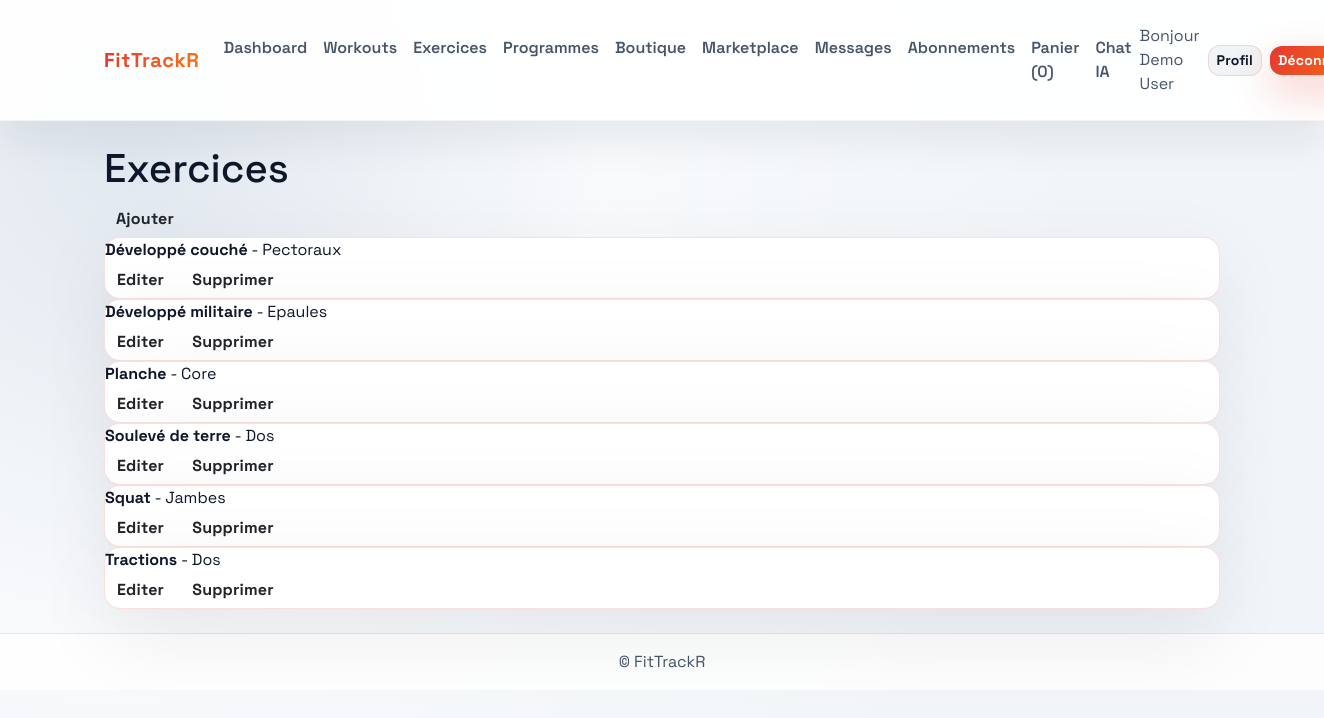
The page /workouts/exercises/ (signed in) on the database its author committed.
### users/models.py (models this page shows, shortened)
class CustomUser(AbstractBaseUser, PermissionsMixin):
    email = models.EmailField(unique=True)
    first_name = models.CharField(max_length=50, blank=True)
    last_name = models.CharField(max_length=50, blank=True)
    is_staff = models.BooleanField(default=False)
    is_active = models.BooleanField(default=True)
    date_joined = models.DateTimeField(default=timezone.now)
    objects = CustomUserManager()
    USERNAME_FIELD = "email"
    REQUIRED_FIELDS = []
    class Meta:
        ordering = ["-date_joined"]
    @property
    def full_name(self):
        return f"{self.first_name} {self.last_name}".strip() or self.email

### workouts/models.py (models this page shows, shortened)
class Exercise(models.Model):
    name = models.CharField(max_length=120)
    muscle_group = models.CharField(max_length=50, choices=MUSCLE_GROUPS)
    equipment = models.CharField(max_length=120, blank=True)
    description = models.TextField(blank=True)
    created_by = models.ForeignKey(settings.AUTH_USER_MODEL, on_delete=models.SET_NULL, null=True, blank=True)
    created_at = models.DateTimeField(auto_now_add=True)
    class Meta:
        ordering = ["name"]
        unique_together = ("name", "muscle_group")

### workouts/views.py (the view)
# urls.py: path("exercises/", views.exercise_list, name="exercise_list"),
@login_required
def exercise_list(request):
    exercises = Exercise.objects.all()
    return render(request, "workouts/exercise_list.html", {"exercises": exercises})

### messaging/context_processors.py (called while the page is built)
def messaging_counts(request):
    if not request.user.is_authenticated:
        return {}
    inbox_unread = request.user.received_messages.filter(is_read=False).count()
    pending_requests = request.user.received_friend_requests.filter(status="pending").count()
    return {
        "messaging_unread": inbox_unread,
        "messaging_pending_requests": pending_requests,
    }

### shop/cart.py (called while the page is built)
    def __len__(self):
        return sum(self.cart.values())

### shop/context_processors.py (called while the page is built)
def cart(request):
    return {"cart": Cart(request)}

### subscriptions/utils.py (called while the page is built)
def ensure_default_plans():
    for plan_data in DEFAULT_PLANS:
        Plan.objects.get_or_create(
            code=plan_data["code"],
            defaults={
                "name": plan_data["name"],
                "level": plan_data["level"],
                "price": plan_data["price"],
                "description": plan_data["description"],
                "workout_limit_per_week": plan_data.get("workout_limit_per_week"),
                "features": plan_data.get("features", ""),
            },
        )

def ensure_free_plan(user):
    ensure_default_plans()
    if Subscription.objects.filter(user=user, active=True).exists():
        return
    free_plan = Plan.objects.get(code="free")
    Subscription.objects.create(user=user, plan=free_plan)

### workouts/templates/workouts/exercise_list.html (shortened to what this page needs)
{% extends 'base.html' %}
{% block content %}
<div class="flex-between">
    <h1>Exercices</h1>
    <a class="btn" href="{% url 'workouts:exercise_create' %}">Ajouter</a>
</div>
{% for ex in exercises %}
    <div class="card flex-between">
        <div>
            <strong>{{ ex.name }}</strong> - {{ ex.get_muscle_group_display }}
        </div>
        <div>
            <a class="btn secondary" href="{% url 'workouts:exercise_update' ex.pk %}">Editer</a>
            <a class="btn secondary" href="{% url 'workouts:exercise_delete' ex.pk %}">Supprimer</a>
        </div>
    </div>
{% empty %}
    <p>Aucun exercice.</p>
{% endfor %}
{% endblock %}

### templates/base.html (shortened to what this page needs)
{% load static %}
<!doctype html>
<html lang="fr">
<head>
    <link href="https://cdn.jsdelivr.net/npm/bootstrap@5.3.3/dist/css/bootstrap.min.css" rel="stylesheet">
    <link rel="stylesheet" href="https://cdn.jsdelivr.net/npm/bootstrap-icons@1.11.3/font/bootstrap-icons.css">
    <link rel="stylesheet" href="{% static 'styles.css' %}">
</head>
<body class="app-body">
    <header>
        <nav class="navbar navbar-expand-lg navbar-light glass-nav sticky-top py-3">
            <div class="container-xl">
                <a class="navbar-brand brand-gradient" href="{% url 'dashboard:home' %}">FitTrackR</a>
                <div class="collapse navbar-collapse" id="navbarNav">
                    <ul class="navbar-nav me-auto mb-2 mb-lg-0">
                        <li class="nav-item"><a class="nav-link nav-link-soft" href="{% url 'dashboard:home' %}">Dashboard</a></li>
                        <li class="nav-item"><a class="nav-link nav-link-soft" href="{% url 'workouts:workout_list' %}">Workouts</a></li>
                        <li class="nav-item"><a class="nav-link nav-link-soft" href="{% url 'workouts:exercise_list' %}">Exercices</a></li>
                        <li class="nav-item"><a class="nav-link nav-link-soft" href="{% url 'programs:program_list' %}">Programmes</a></li>
                        <li class="nav-item"><a class="nav-link nav-link-soft" href="{% url 'shop:product_list' %}">Boutique</a></li>
                        <li class="nav-item"><a class="nav-link nav-link-soft" href="{% url 'shop:marketplace_list' %}">Marketplace</a></li>
                        <li class="nav-item"><a class="nav-link nav-link-soft" href="{% url 'messaging:inbox' %}">Messages</a></li>
                        <li class="nav-item"><a class="nav-link nav-link-soft" href="{% url 'subscriptions:plans' %}">Abonnements</a></li>
                        <li class="nav-item"><a class="nav-link nav-link-soft" href="{% url 'shop:cart_detail' %}">Panier ({{ cart|length }})</a></li>
                        <li class="nav-item"><a class="nav-link nav-link-soft" href="{% url 'dashboard:ai_chat' %}">Chat IA</a></li>
                    </ul>
                    <div class="d-flex align-items-center gap-2">
                        {% if user.is_authenticated %}
                            <span class="navbar-text text-muted">Bonjour {{ user.full_name }}</span>
                            <a class="btn btn-ghost btn-sm" href="{% url 'users:profile' %}">Profil</a>
                            <a class="btn btn-primary btn-sm" href="{% url 'users:logout' %}">Déconnexion</a>
                        {% else %}
                            <a class="btn btn-ghost btn-sm" href="{% url 'users:login' %}">Connexion</a>
                            <a class="btn btn-primary btn-sm" href="{% url 'users:register' %}">Inscription</a>
                        {% endif %}
                    </div>
                </div>
            </div>
        </nav>
    </header>
    <main class="main-shell container-xl py-4">
        {% block content %}{% endblock %}
    </main>
    <footer class="site-footer text-center py-3">© FitTrackR</footer>
</body>
</html>

### static/styles.css (style rules this page uses)
:root { --bg: radial-gradient(circle at 10% 20%, #e2e8f0 0%, #f8fafc 35%, #f1f5f9 70%); --surface: #ffffff; --surface-strong: #f8fafc; --primary: #e6392f; --secondary: #2563eb; --accent: #12b886; --text: #0f172a; --muted: #475569; --border: rgba(230, 57, 47, 0.16); --border-strong: rgba(15, 23, 42, 0.08); --shadow: 0 25px 80px rgba(0, 0, 0, 0.08); --radius: 16px; }
* { box-sizing: border-box; }
body, .app-body { margin: 0; min-height: 100vh; background: var(--bg); color: var(--text); font-family: 'Space Grotesk', 'Segoe UI', sans-serif; }
a { color: var(--primary); text-decoration: none; }
.main-shell { padding-bottom: 3rem; }
.glass-nav { background: rgba(255, 255, 255, 0.92); backdrop-filter: blur(14px); border-bottom: 1px solid rgba(15, 23, 42, 0.04); box-shadow: 0 20px 40px rgba(15, 23, 42, 0.07); }
.navbar-brand { font-weight: 800; letter-spacing: 0.6px; }
.brand-gradient { background: linear-gradient(90deg, var(--primary), #f97316); -webkit-background-clip: text; color: transparent; animation: gradientShift 9s ease infinite; }
.nav-link-soft { color: var(--muted); font-weight: 600; position: relative; padding: 0.35rem 0.75rem; }
.nav-link-soft::after { content: ""; position: absolute; left: 0; bottom: 0.2rem; width: 100%; height: 2px; background: linear-gradient(90deg, var(--primary), var(--secondary)); transform: scaleX(0); transform-origin: left; transition: transform 0.2s ease; }
.site-footer { background: rgba(255, 255, 255, 0.85); border-top: 1px solid var(--border); color: var(--muted); }
.card, .alert, .list-group-item, .table { background: var(--surface); border: 1.5px solid var(--border); box-shadow: var(--shadow); color: var(--text); border-radius: var(--radius); transition: all 0.3s ease; }
.btn, button { border: none; border-radius: 12px; font-weight: 700; letter-spacing: 0.2px; transition: transform 0.1s ease, box-shadow 0.2s ease, background 0.2s ease, color 0.2s ease; }
.btn-primary, button, .btn.btn-primary { background: linear-gradient(120deg, var(--primary), #f97316); color: #fff; box-shadow: 0 16px 40px rgba(230, 57, 47, 0.28); border: none; }
.btn-ghost { background: rgba(15, 23, 42, 0.05); color: var(--text); border: 1px solid var(--border); }
.muted, .text-muted { color: var(--muted) !important; }

### rows shown on the page
CustomUser: full_name "Demo User"
Exercise: name "Développé couché", muscle_group "Pectoraux"
Exercise: name "Développé militaire", muscle_group "Epaules"
Exercise: name "Planche", muscle_group "Core"
Exercise: name "Soulevé de terre", muscle_group "Dos"
Exercise: name "Squat", muscle_group "Jambes"
Exercise: name "Tractions", muscle_group "Dos"

### other values the page prints
{{ cart|length }} "0"
